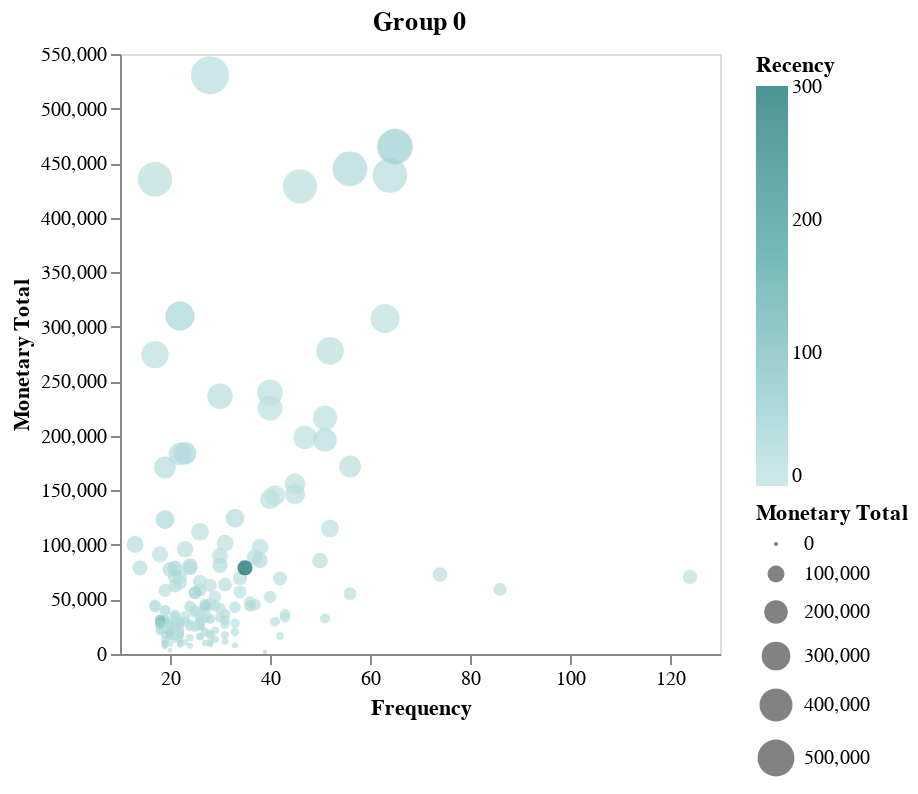

The cell this chart's notebook holds for it:
### Code cell
DeepnoteChart(rfm_data0, """{"layer":[{"layer":[{"mark":{"clip":true,"type":"circle","tooltip":true},"encoding":{"x":{"axis":{"grid":false},"sort":null,"type":"quantitative","field":"Frequency","scale":{"type":"linear","zero":false},"format":{"type":"default","decimals":null},"formatType":"numberFormatFromNumberType"},"y":{"axis":{"grid":false},"sort":null,"type":"quantitative","field":"Monetary Total","scale":{"type":"linear","zero":false},"format":{"type":"default","decimals":null},"formatType":"numberFormatFromNumberType"},"size":{"sort":null,"type":"quantitative","field":"Monetary Total"},"color":{"sort":null,"type":"quantitative","field":"Recency","scale":{"scheme":"teals"}}}}]}],"title":"Group 0","config":{"legend":{}},"$schema":"https://vega.github.io/schema/vega-lite/v5.json","encoding":{}}""")

### Figure 1 — Vega-Lite specification as saved in the notebook (floating-point values rounded to 4 significant figures; data arrays with more than 128 entries replaced by an {"elided": "..."} marker saying what was removed)
{"layer": [{"layer": [{"mark": {"clip": true, "type": "circle", "tooltip": true}, "encoding": {"x": {"axis": {"grid": false}, "sort": null, "type": "quantitative", "field": "Frequency", "scale": {"type": "linear", "zero": false}, "format": {"type": "default", "decimals": null}, "formatType": "numberFormatFromNumberType"}, "y": {"axis": {"grid": false}, "sort": null, "type": "quantitative", "field": "Monetary Total", "scale": {"type": "linear", "zero": false}, "format": {"type": "default", "decimals": null}, "formatType": "numberFormatFromNumberType"}, "size": {"sort": null, "type": "quantitative", "field": "Monetary Total"}, "color": {"sort": null, "type": "quantitative", "field": "Recency", "scale": {"scheme": "teals"}}}}]}], "title": "Group 0", "config": {"legend": {}}, "$schema": "https://vega.github.io/schema/vega-lite/v5.json", "encoding": {}, "data": {"values": {"elided": "165 records"}}}
